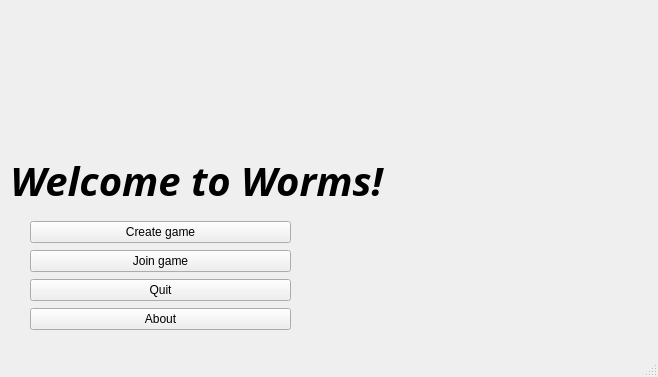
<?xml version="1.0" encoding="UTF-8"?>
<ui version="4.0">
 <class>MainLobbyWindow</class>
 <widget class="QMainWindow" name="MainLobbyWindow">
  <property name="geometry">
   <rect>
    <x>0</x>
    <y>0</y>
    <width>658</width>
    <height>377</height>
   </rect>
  </property>
  <property name="windowTitle">
   <string>MainLobbyWindow</string>
  </property>
  <property name="windowIcon">
   <iconset>
    <normaloff>../../resources/images/generalWormsSprites/Weapon Icons/thrower.2.png</normaloff>../resources/images/generalWormsSprites/Weapon Icons/thrower.2.png</iconset>
  </property>
  <property name="autoFillBackground">
   <bool>false</bool>
  </property>
  <widget class="QWidget" name="centralwidget">
   <widget class="QLabel" name="label_2">
    <property name="geometry">
     <rect>
      <x>0</x>
      <y>0</y>
      <width>673</width>
      <height>197</height>
     </rect>
    </property>
    <property name="minimumSize">
     <size>
      <width>673</width>
      <height>197</height>
     </size>
    </property>
    <property name="text">
     <string/>
    </property>
    <property name="pixmap">
     <pixmap>../../resources/images/Game Boy GBC - Worms Armageddon - Scenes.png</pixmap>
    </property>
   </widget>
   <widget class="QLabel" name="label">
    <property name="geometry">
     <rect>
      <x>0</x>
      <y>150</y>
      <width>661</width>
      <height>61</height>
     </rect>
    </property>
    <property name="font">
     <font>
      <family>Yrsa</family>
      <pointsize>30</pointsize>
      <italic>true</italic>
      <bold>true</bold>
     </font>
    </property>
    <property name="autoFillBackground">
     <bool>true</bool>
    </property>
    <property name="text">
     <string> Welcome to Worms!</string>
    </property>
   </widget>
   <widget class="QWidget" name="verticalLayoutWidget">
    <property name="geometry">
     <rect>
      <x>30</x>
      <y>220</y>
      <width>261</width>
      <height>111</height>
     </rect>
    </property>
    <layout class="QVBoxLayout" name="verticalLayout">
     <item>
      <widget class="QPushButton" name="pushButton_2">
       <property name="text">
        <string>Create game</string>
       </property>
      </widget>
     </item>
     <item>
      <widget class="QPushButton" name="pushButton_3">
       <property name="text">
        <string>Join game</string>
       </property>
      </widget>
     </item>
     <item>
      <widget class="QPushButton" name="pushButton_4">
       <property name="text">
        <string>Quit</string>
       </property>
      </widget>
     </item>
     <item>
      <widget class="QPushButton" name="pushButton">
       <property name="text">
        <string>About</string>
       </property>
      </widget>
     </item>
    </layout>
   </widget>
   <widget class="QLabel" name="label_3">
    <property name="geometry">
     <rect>
      <x>440</x>
      <y>260</y>
      <width>101</width>
      <height>81</height>
     </rect>
    </property>
    <property name="text">
     <string/>
    </property>
    <property name="pixmap">
     <pixmap>../../resources/images/13597.png</pixmap>
    </property>
   </widget>
   <widget class="QLabel" name="label_4">
    <property name="geometry">
     <rect>
      <x>460</x>
      <y>260</y>
      <width>101</width>
      <height>81</height>
     </rect>
    </property>
    <property name="text">
     <string/>
    </property>
    <property name="pixmap">
     <pixmap>../../resources/images/13597.png</pixmap>
    </property>
   </widget>
   <widget class="QLabel" name="label_5">
    <property name="geometry">
     <rect>
      <x>480</x>
      <y>260</y>
      <width>101</width>
      <height>81</height>
     </rect>
    </property>
    <property name="text">
     <string/>
    </property>
    <property name="pixmap">
     <pixmap>../../resources/images/13597.png</pixmap>
    </property>
   </widget>
   <widget class="QLabel" name="label_6">
    <property name="geometry">
     <rect>
      <x>500</x>
      <y>260</y>
      <width>101</width>
      <height>81</height>
     </rect>
    </property>
    <property name="text">
     <string/>
    </property>
    <property name="pixmap">
     <pixmap>../../resources/images/13597.png</pixmap>
    </property>
   </widget>
   <widget class="QLabel" name="label_7">
    <property name="geometry">
     <rect>
      <x>520</x>
      <y>260</y>
      <width>101</width>
      <height>81</height>
     </rect>
    </property>
    <property name="text">
     <string/>
    </property>
    <property name="pixmap">
     <pixmap>../../resources/images/13597.png</pixmap>
    </property>
   </widget>
   <widget class="QLabel" name="label_8">
    <property name="geometry">
     <rect>
      <x>540</x>
      <y>260</y>
      <width>101</width>
      <height>81</height>
     </rect>
    </property>
    <property name="text">
     <string/>
    </property>
    <property name="pixmap">
     <pixmap>../../resources/images/13597.png</pixmap>
    </property>
   </widget>
  </widget>
  <widget class="QMenuBar" name="menubar">
   <property name="geometry">
    <rect>
     <x>0</x>
     <y>0</y>
     <width>658</width>
     <height>20</height>
    </rect>
   </property>
  </widget>
  <widget class="QStatusBar" name="statusbar"/>
 </widget>
 <resources/>
 <connections/>
</ui>
